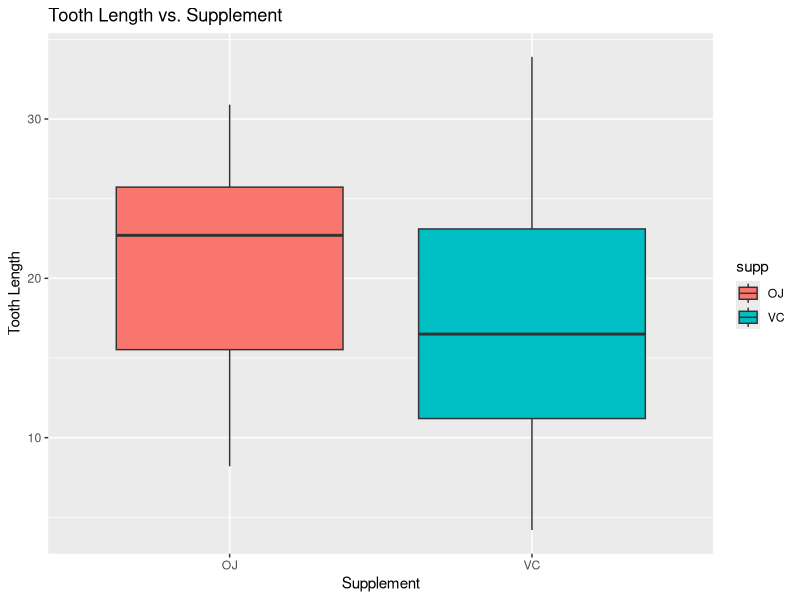
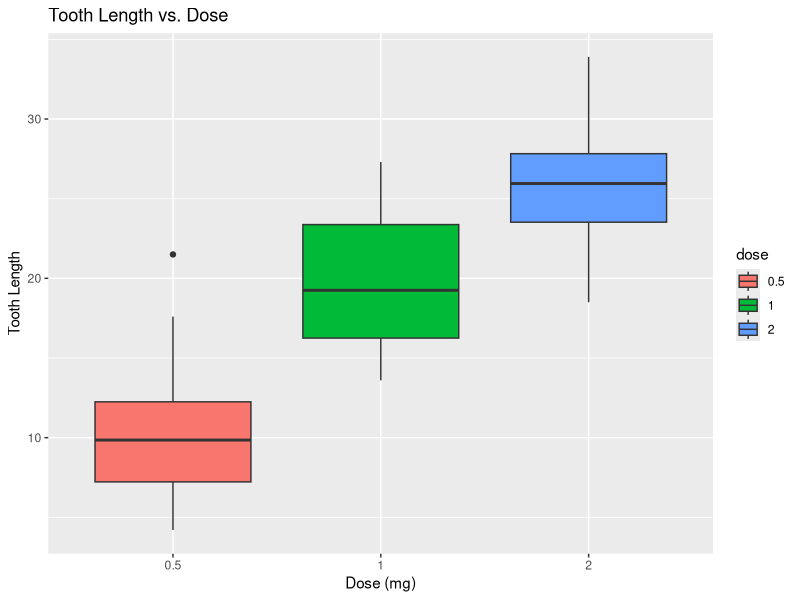
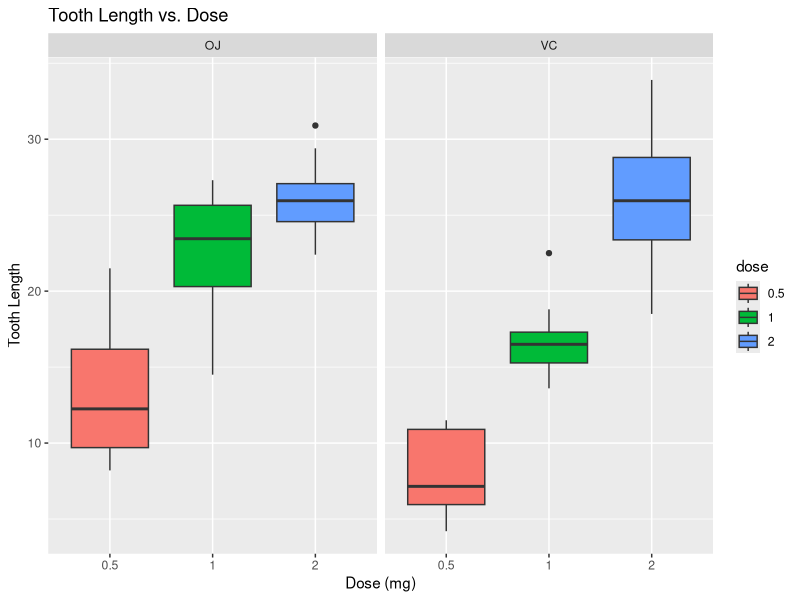

Reproduce these figures in R, in order.
## ---- chunk 1
#Load the Dataset
library(ggplot2)
library(datasets)
data(ToothGrowth)

#View the contents
str(ToothGrowth)
## ---- chunk 2
head(ToothGrowth)
## ---- chunk 3
#Change dose from numeric to factor
ToothGrowth$dose<-as.factor(ToothGrowth$dose)
## ---- chunk 4
summary(ToothGrowth)
## ---- chunk 5
table(ToothGrowth$dose,ToothGrowth$supp)
## ---- chunk 6
#Check the mean of the two supplements
DataSupp<-split(ToothGrowth$len, ToothGrowth$supp)
sapply(DataSupp, mean)
## ---- chunk 7
#make a plot of length vs supplement
ggplot(aes(x=supp,y=len),data=ToothGrowth) + 
        geom_boxplot(aes(fill=supp)) + 
        xlab("Supplement") +  
        ylab("Tooth Length") + 
        ggtitle("Tooth Length vs. Supplement")
## ---- chunk 8
#Check the mean of the three doses
DataDose<-split(ToothGrowth$len, ToothGrowth$dose)
sapply(DataDose, mean)
## ---- chunk 9
#make a plot of length vs dose
ggplot(aes(x=dose,y=len),data=ToothGrowth) + 
        geom_boxplot(aes(fill=dose)) + 
        xlab("Dose (mg)") +  
        ylab("Tooth Length") + 
        ggtitle("Tooth Length vs. Dose")
## ---- chunk 10
#make a plot of length vs dose
ggplot(aes(x=dose,y=len),data=ToothGrowth) + 
        geom_boxplot(aes(fill=dose)) + 
        facet_grid(.~supp) + 
        xlab("Dose (mg)") +  
        ylab("Tooth Length") + 
        ggtitle("Tooth Length vs. Dose")
## ---- chunk 11
t.test(len~supp,data=ToothGrowth)
## ---- chunk 12
#Compare 1mg dosage to 0.5mg to see if they are the same
t.test(ToothGrowth$len[ToothGrowth$dose==1],ToothGrowth$len[ToothGrowth$dose==0.5],paired=FALSE,var.equal=TRUE)

## ---- chunk 13
#Compare 2mg dosage to 0.5mg to see if they are the same
t.test(ToothGrowth$len[ToothGrowth$dose==2],ToothGrowth$len[ToothGrowth$dose==0.5],paired=FALSE,var.equal=TRUE)

## ---- chunk 14
#Compare 2mg dosage to 1mg to see if they are the same
t.test(ToothGrowth$len[ToothGrowth$dose==2],ToothGrowth$len[ToothGrowth$dose==1],paired=FALSE,var.equal=TRUE)

